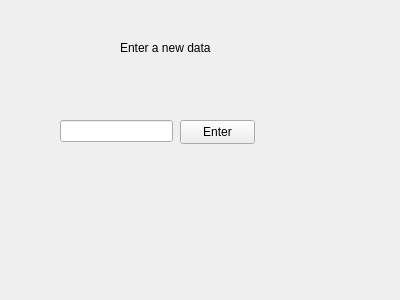
<?xml version="1.0" encoding="UTF-8"?>
<ui version="4.0">
 <class>Adding</class>
 <widget class="QWidget" name="Adding">
  <property name="geometry">
   <rect>
    <x>0</x>
    <y>0</y>
    <width>400</width>
    <height>300</height>
   </rect>
  </property>
  <property name="windowTitle">
   <string>Form</string>
  </property>
  <widget class="QLineEdit" name="line_enter">
   <property name="geometry">
    <rect>
     <x>60</x>
     <y>120</y>
     <width>113</width>
     <height>22</height>
    </rect>
   </property>
  </widget>
  <widget class="QLabel" name="label">
   <property name="geometry">
    <rect>
     <x>120</x>
     <y>40</y>
     <width>111</width>
     <height>16</height>
    </rect>
   </property>
   <property name="text">
    <string>Enter a new data</string>
   </property>
  </widget>
  <widget class="QPushButton" name="enter">
   <property name="geometry">
    <rect>
     <x>180</x>
     <y>120</y>
     <width>75</width>
     <height>24</height>
    </rect>
   </property>
   <property name="text">
    <string>Enter</string>
   </property>
  </widget>
 </widget>
 <resources/>
 <connections/>
</ui>
